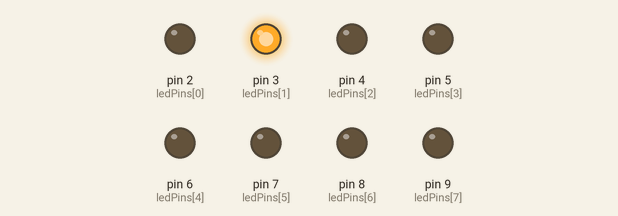
Simulated run of this sketch. Board: Arduino Uno, built with avr-gcc and run on an emulated ATmega328P. Shown: output pins drawn as LEDs (lit = HIGH).

Above: at 0.3 s.
At 0.9 s:
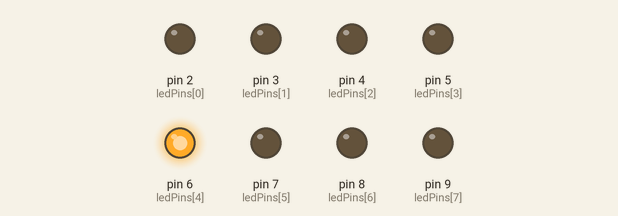
At 1.6 s:
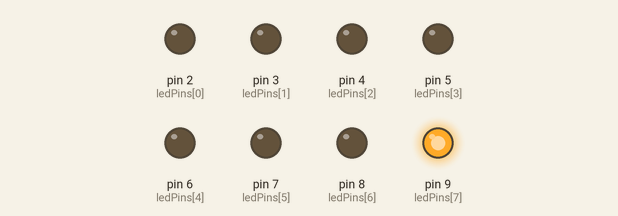
At 2.7 s:
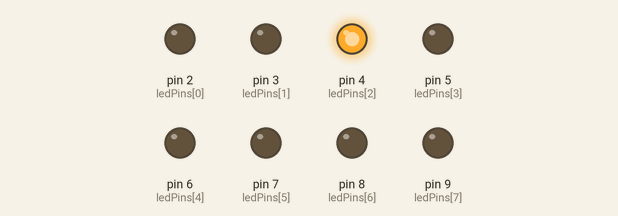
At 3.9 s:
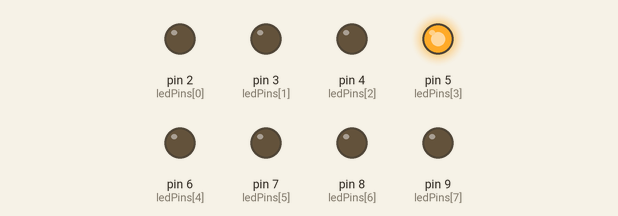
At 6.4 s:
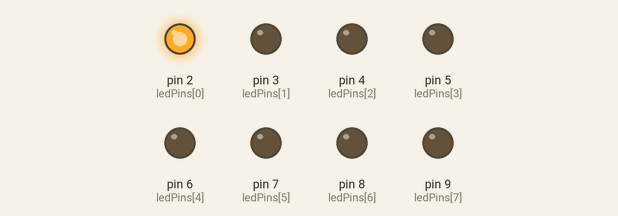
Timing chart, 0 to 7.4 s (numbered marks = the images above):
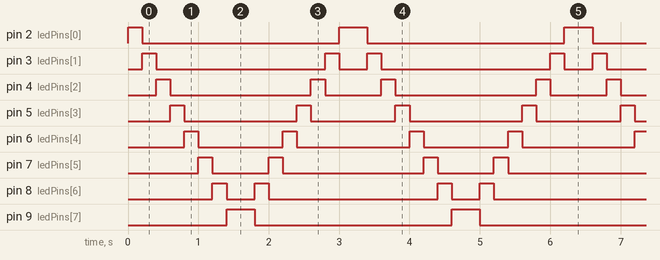

Measured:
- by itself, pin 2 (ledPins[0]): repeats every 3.2 s: LOW 2.8 s, HIGH 0.40 s
- by itself, pin 3 (ledPins[1]): repeats every 3.2 s: LOW 2.4 s, HIGH 0.20 s, LOW 0.40 s, HIGH 0.20 s
- by itself, pin 4 (ledPins[2]): repeats every 3.2 s: LOW 2.0 s, HIGH 0.20 s, LOW 0.80 s, HIGH 0.20 s
- by itself, pin 5 (ledPins[3]): repeats every 3.2 s: LOW 1.6 s, HIGH 0.20 s, LOW 1.2 s, HIGH 0.20 s
- by itself, pin 6 (ledPins[4]): repeats every 3.2 s: LOW 1.2 s, HIGH 0.20 s, LOW 1.6 s, HIGH 0.20 s
- by itself, pin 7 (ledPins[5]): repeats every 3.2 s: LOW 0.80 s, HIGH 0.20 s, LOW 2.0 s, HIGH 0.20 s
- by itself, pin 8 (ledPins[6]): repeats every 3.2 s: LOW 0.40 s, HIGH 0.20 s, LOW 2.4 s, HIGH 0.20 s
- by itself, pin 9 (ledPins[7]): alternates HIGH for 0.40 s and LOW for 2.8 s

The sketch:

bai2.ino
```cpp
// Khai báo các chân kết nối với đèn LED
int ledPins[] = {2, 3, 4, 5, 6, 7, 8, 9};

void setup() {
  // Thiết lập các chân là OUTPUT
  for (int i = 0; i < 8; i++) {
    pinMode(ledPins[i], OUTPUT);
  }
}

void loop() {
  // Sáng từ trái qua phải
  for (int i = 0; i < 8; i++) {
    digitalWrite(ledPins[i], HIGH); // Sáng đèn
    delay(200);                     // Đợi 200ms
    digitalWrite(ledPins[i], LOW);  // Tắt đèn
  }

  // Sáng từ phải qua trái
  for (int i = 7; i >= 0; i--) {
    digitalWrite(ledPins[i], HIGH); // Sáng đèn
    delay(200);                     // Đợi 200ms
    digitalWrite(ledPins[i], LOW);  // Tắt đèn
  }
}
```
